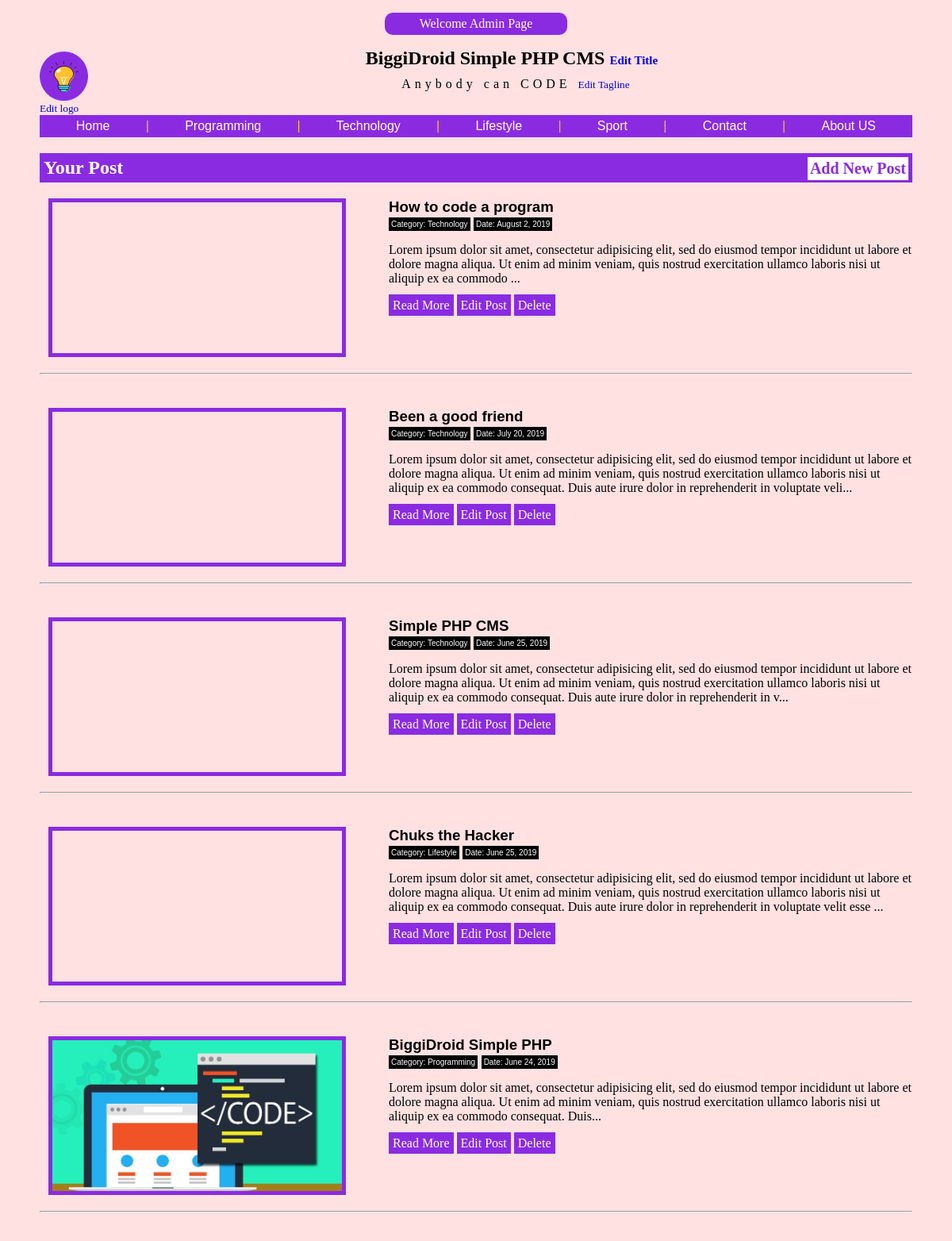
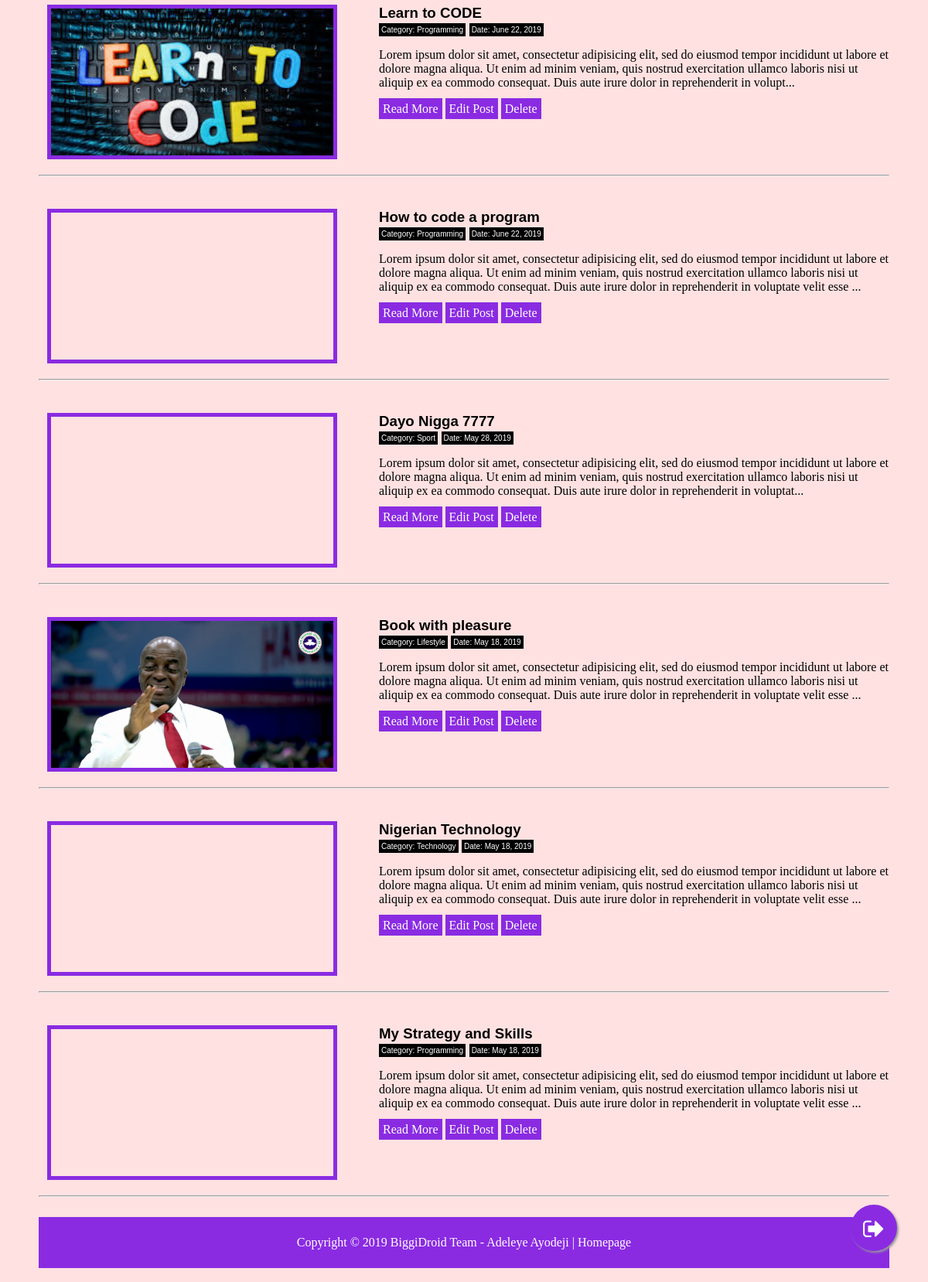
Screenshot of /blogg/admin/index.php (signed in) with the database file from the repository (2 pictures, top to bottom).
### tables this page shows
CREATE TABLE `sitedetails` (
  `id` int(11) NOT NULL,
  `sitelogo` mediumtext DEFAULT NULL,
  `sitetitle` mediumtext DEFAULT NULL,
  `sitetagline` mediumtext DEFAULT NULL
);

CREATE TABLE `post` (
  `id` int(11) NOT NULL,
  `search` varchar(10000) DEFAULT NULL,
  `category` longtext DEFAULT NULL,
  `title` longtext DEFAULT NULL,
  `text` longtext DEFAULT NULL,
  `image` longtext DEFAULT NULL,
  `date` varchar(10000) DEFAULT NULL
);

### blogg/admin/index.php (the view, shortened to what this page needs)
<?php
include 'include/header.php';
?>
  <div class="more">
  				<h2 class="h2admin">Your Post <a href="post.php"><small>Add New Post</small></a></h2>
				<?php
				$query = mysqli_query($con, "SELECT * FROM post ORDER BY id DESC");
				while ($row = mysqli_fetch_assoc($query)) {
					?>
					<div style="clear: both;margin-bottom: 50px;">
				<div style="width: 40%;float: left;">
					<a href="../post.php?id=<?php echo $row['id'] ?>">
					<div class="adminpost" style="background-image: url('../image/<?php echo $row['image']; ?>');
				    background-position: center top !important;
				    background-size: cover;
				    background-repeat: no-repeat;
				    height: 190px;
				    width: 83%;
				    margin-left: 11px;
				    border: 5px solid blueviolet;"></div>
				</a>
				</div>
				<div style="width:60%;float: right;">
				<h3 style="color: black;margin: 0px;">
					<?php echo $row['title']; ?>
				</h3>
				<small style="margin: 0px;background: black none repeat scroll 0% 0%;color: white;padding: 3px;font-size: 10px;">Category: <?php echo $row["category"]; ?></small>
				<small style="margin: 0px;background: black none repeat scroll 0% 0%;color: white;padding: 3px;font-size: 10px;">Date: <?php echo $row["date"]; ?></small>
				<p style="color: black;" >
					<?php echo substr($row['text'],0,300)."..."; ?>
				</p>
				</div>
				<p style="font-family: calibri; "><a style="background: blueviolet;padding: 5px;color: white;text-decoration: none;" href="../post.php?id=<?php echo $row['id'] ?>">Read More</a> <a style="background: blueviolet;padding: 5px;color: white;text-decoration: none;" href="edit.php?id=<?php echo $row['id'] ?>">Edit Post</a>
				<a style="background: blueviolet;padding: 5px;color: white;text-decoration: none;" href="delete.php?id=<?php echo $row['id'] ?>">Delete</a></p>
				</div><br><hr><br>
					<?php
				}
				?>
			</div>
<?php include 'include/footer.php'; ?>

### blogg/admin/include/header.php (shortened to what this page needs)
<?php session_start();
include '../include/db.php';
	$query = mysqli_query($con, "SELECT * FROM sitedetails");
	$row = mysqli_fetch_assoc($query);
?>
<!DOCTYPE html>
<html>
<head>
	<link rel="stylesheet" type="text/css" href="../css/style.css">
	<link rel="stylesheet" type="text/css" href="../css/font-awesome.css">
</head>
<body>
<div class="container">
		<?php if (isset($_SESSION["admin"])) { ?><p class="linktag"><a href="index.php">
	Welcome <?php echo $_SESSION["user"]; ?> </a></p><?php
}; ?>
	<div class="header">
		<div class="logo">
			<a href="../index.php"><img align="center" class="sitelogo" src="../image/<?php echo $row["sitelogo"] ?>"></a>
			<?php if (isset($_SESSION["admin"])) {
				echo "" ?>
				<br><small style="font-family: calibri;text-align: center;"><a href="editsite.php?id=<?php echo $row['id'] ?>">Edit logo</a></small>
				<?php
			"";} ?>
		</div>
		<div class="mainhead">
			<h2><?php echo $row["sitetitle"] ?>
				<?php if (isset($_SESSION["admin"])) {
				echo "" ?>
				<small style="font-family: calibri;text-align: center;font-size: 15px;"><a href="editsite.php?id=<?php echo $row['id'] ?>">Edit Title</a></small>
				<?php
			"";} ?>
			</h2>
			<span class="sitetagline"><?php echo $row["sitetagline"] ?>
				<?php if (isset($_SESSION["admin"])) {
				echo "" ?>
				<small style="font-family: calibri;letter-spacing: normal;"><a href="editsite.php?id=<?php echo $row['id'] ?>">Edit Tagline</a></small>
				<?php
			"";} ?>
			</span>
		</div>
		<br>
		<nav>
			<a href="#">Home</a> |
		<?php
		$query = mysqli_query($con, "SELECT * FROM post ORDER BY id ASC LIMIT 4");
		while ($row = mysqli_fetch_assoc($query)) {
			?>
			<a href="../include/category.php?category=<?php echo $row['category'] ?>"><?php echo $row["category"]; ?></a> |
			<?php
		} ?>
			<a href="#">Contact</a> |
			<a href="#">About US</a>
		</nav>
	</div>

### blogg/css/style.css (style rules this page uses)
body { font-family: arial; background: #ffe1e1; }
.container { margin-left: auto; margin-right: auto; width: 1100px; background: #ffe1e1; padding: 10px; padding-top: 0px; margin-top: 0px; }
.logo { width: 100px; float: left; }
.mainhead { text-align: center; }
.mainhead h2 { margin: 10px; font-family: cursive; }
.h2admin { background: blueviolet; color: white; padding: 5px; text-align: left; }
.h2admin small { float: right; background: white; color: blueviolet; padding: 3px; }
.linktag { background: blueviolet; color: white; text-align: center; width: 20%; margin-right: auto; margin-left: auto; padding: 5px; border-radius: 10px; }
nav { display: inline-block; background: blueviolet; padding: 5px; color: #fcc12d; }
nav a { margin-right: 20px; margin-left: 20px; color: white; text-decoration: none; padding: 20.8px; }
p { font-family: calibri; }
h2 { font-family: calibri; }
img { background-position: center top !important; }
.sitetagline { font-family: calibri; margin: 0px; margin-top: 0px; letter-spacing:5px; }
.sitelogo { height: 40px; width: 39px; background: #8a2be2; margin-top: 5px; padding: 10px; border-radius: 100%; border: 1px solid #8a2be2; }
a { text-decoration: none; }
.linktag a { color: white; }

### rows the page displays
sitedetails: sitelogo (picture), sitetitle "BiggiDroid Simple PHP CMS", sitetagline "Anybody can CODE"
post: category "Programming", title "My Strategy and Skills", date "May 18, 2019", text "Lorem ipsum dolor sit amet, consectetur adipisicing elit, sed do eiusmod tempor incididunt ut labore et dolore magna aliqua. Ut enim ad minim veniam, quis nostrud exercitation ullamco laboris nisi ut aliquip ex ea commodo consequat. Duis aute irure dolor in reprehenderit in voluptate velit esse"
post: category "Technology", title "Nigerian Technology", date "May 18, 2019", text "Lorem ipsum dolor sit amet, consectetur adipisicing elit, sed do eiusmod tempor incididunt ut labore et dolore magna aliqua. Ut enim ad minim veniam, quis nostrud exercitation ullamco laboris nisi ut aliquip ex ea commodo consequat. Duis aute irure dolor in reprehenderit in voluptate velit esse"
post: category "Lifestyle", image (picture), title "Book with pleasure", date "May 18, 2019", text "Lorem ipsum dolor sit amet, consectetur adipisicing elit, sed do eiusmod tempor incididunt ut labore et dolore magna aliqua. Ut enim ad minim veniam, quis nostrud exercitation ullamco laboris nisi ut aliquip ex ea commodo consequat. Duis aute irure dolor in reprehenderit in voluptate velit esse"
post: category "Sport", title "Dayo Nigga 7777", date "May 28, 2019", text "Lorem ipsum dolor sit amet, consectetur adipisicing elit, sed do eiusmod tempor incididunt ut labore et dolore magna aliqua. Ut enim ad minim veniam, quis nostrud exercitation ullamco laboris nisi ut aliquip ex ea commodo consequat. Duis aute irure dolor in reprehenderit in voluptat"
post: title "How to code a program", category "Technology", date "August 2, 2019", text "Lorem ipsum dolor sit amet, consectetur adipisicing elit, sed do eiusmod tempor incididunt ut labore et dolore magna aliqua. Ut enim ad minim veniam, quis nostrud exercitation ullamco laboris nisi ut aliquip ex ea commodo"
post: title "Been a good friend", category "Technology", date "July 20, 2019", text "Lorem ipsum dolor sit amet, consectetur adipisicing elit, sed do eiusmod tempor incididunt ut labore et dolore magna aliqua. Ut enim ad minim veniam, quis nostrud exercitation ullamco laboris nisi ut aliquip ex ea commodo consequat. Duis aute irure dolor in reprehenderit in voluptate veli"
post: title "Simple PHP CMS", category "Technology", date "June 25, 2019", text "Lorem ipsum dolor sit amet, consectetur adipisicing elit, sed do eiusmod tempor incididunt ut labore et dolore magna aliqua. Ut enim ad minim veniam, quis nostrud exercitation ullamco laboris nisi ut aliquip ex ea commodo consequat. Duis aute irure dolor in reprehenderit in v"
post: title "Chuks the Hacker", category "Lifestyle", date "June 25, 2019", text "Lorem ipsum dolor sit amet, consectetur adipisicing elit, sed do eiusmod tempor incididunt ut labore et dolore magna aliqua. Ut enim ad minim veniam, quis nostrud exercitation ullamco laboris nisi ut aliquip ex ea commodo consequat. Duis aute irure dolor in reprehenderit in voluptate velit esse"
post: image (picture), title "BiggiDroid Simple PHP", category "Programming", date "June 24, 2019", text "Lorem ipsum dolor sit amet, consectetur adipisicing elit, sed do eiusmod tempor incididunt ut labore et dolore magna aliqua. Ut enim ad minim veniam, quis nostrud exercitation ullamco laboris nisi ut aliquip ex ea commodo consequat. Duis"
post: image (picture), title "Learn to CODE", category "Programming", date "June 22, 2019", text "Lorem ipsum dolor sit amet, consectetur adipisicing elit, sed do eiusmod tempor incididunt ut labore et dolore magna aliqua. Ut enim ad minim veniam, quis nostrud exercitation ullamco laboris nisi ut aliquip ex ea commodo consequat. Duis aute irure dolor in reprehenderit in volupt"
post: title "How to code a program", category "Programming", date "June 22, 2019", text "Lorem ipsum dolor sit amet, consectetur adipisicing elit, sed do eiusmod tempor incididunt ut labore et dolore magna aliqua. Ut enim ad minim veniam, quis nostrud exercitation ullamco laboris nisi ut aliquip ex ea commodo consequat. Duis aute irure dolor in reprehenderit in voluptate velit esse"

### other values shown
$_SESSION["user"] "Admin Page"
